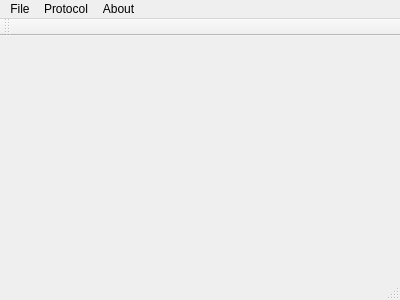
<?xml version="1.0" encoding="UTF-8"?>
<ui version="4.0">
 <class>MainWindow</class>
 <widget class="QMainWindow" name="MainWindow">
  <property name="geometry">
   <rect>
    <x>0</x>
    <y>0</y>
    <width>400</width>
    <height>300</height>
   </rect>
  </property>
  <property name="windowTitle">
   <string>Sensorimotor Analysis</string>
  </property>
  <widget class="QWidget" name="centralWidget"/>
  <widget class="QMenuBar" name="menuBar">
   <property name="geometry">
    <rect>
     <x>0</x>
     <y>0</y>
     <width>400</width>
     <height>20</height>
    </rect>
   </property>
   <widget class="QMenu" name="menuFile">
    <property name="title">
     <string>File</string>
    </property>
    <addaction name="actionNew"/>
    <addaction name="actionOpen"/>
    <addaction name="actionExit"/>
   </widget>
   <widget class="QMenu" name="menuProtocol">
    <property name="title">
     <string>Protocol</string>
    </property>
    <addaction name="actionReaching"/>
   </widget>
   <widget class="QMenu" name="menuAbout">
    <property name="title">
     <string>About</string>
    </property>
   </widget>
   <addaction name="menuFile"/>
   <addaction name="menuProtocol"/>
   <addaction name="menuAbout"/>
  </widget>
  <widget class="QToolBar" name="mainToolBar">
   <attribute name="toolBarArea">
    <enum>TopToolBarArea</enum>
   </attribute>
   <attribute name="toolBarBreak">
    <bool>false</bool>
   </attribute>
  </widget>
  <widget class="QStatusBar" name="statusBar"/>
  <action name="actionNew">
   <property name="text">
    <string>New</string>
   </property>
  </action>
  <action name="actionOpen">
   <property name="text">
    <string>Open</string>
   </property>
  </action>
  <action name="actionExit">
   <property name="text">
    <string>Exit</string>
   </property>
  </action>
  <action name="actionReaching">
   <property name="text">
    <string>Reaching</string>
   </property>
  </action>
 </widget>
 <layoutdefault spacing="6" margin="11"/>
 <resources/>
 <connections/>
</ui>
